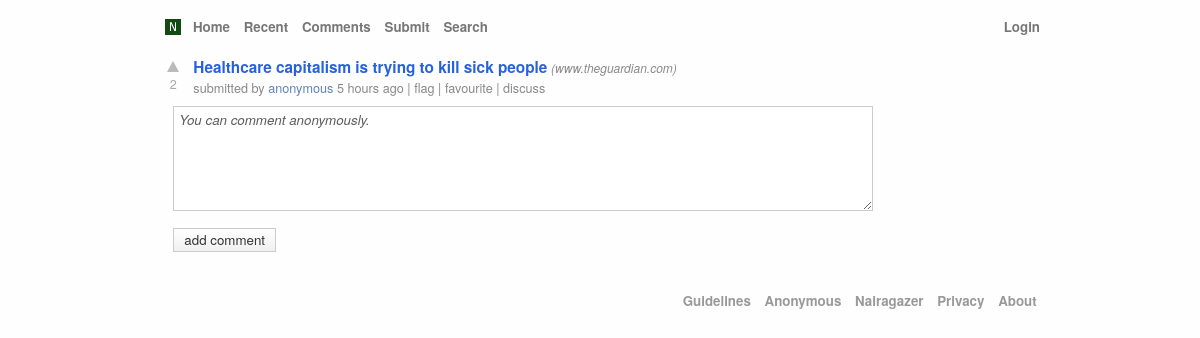
The page /item?id=1 on the database its author committed.
### app/models.py (models this page shows, shortened)
class Post(db.Model):
    id = db.Column(db.Integer, primary_key=True)
    title = db.Column(db.Text, nullable=False)
    ip_address = db.Column(db.Text, nullable=True)
    caption = db.Column(db.Text, nullable=True)
    url = db.Column(db.Text, nullable=True)
    url_base = db.Column(db.Text())
    body = db.Column(db.Text, nullable=True)
    views = db.Column(db.Integer, nullable=False, default=0)
    thumbnail = db.Column(db.Text, nullable=True)
    main_parent_id = db.Column(db.Integer, nullable=False)
    score = db.Column(db.Float, default=0)
    user_id = db.Column(db.Integer, db.ForeignKey('user.id'), nullable=False)
    post_type = db.Column(db.Integer, nullable=False,default=0)
    flagged = db.Column(db.Integer, nullable=False,default=0) # if 1 then it has been deleted elif 2 drafted
    deleted = db.Column(db.Integer, default=0)
    state = db.Column(db.Integer, nullable=False, default=1)
    flag = db.Column(db.Integer, nullable=False, default=0)
    path = db.Column(db.Text, index=True, nullable=False)
    parent_id = db.Column(db.Integer, db.ForeignKey("post.id"), nullable=False)
    group_id = db.Column(db.Integer, db.ForeignKey('group.id'), nullable=False)
    tags = db.relationship('Tag', backref='post', lazy=True)
    votes = db.relationship('Vote', backref='post', lazy=True)
    hides = db.relationship('Hide', backref='post', lazy=True)
    faves = db.relationship('Favourite', backref='post', lazy=True)
    flags = db.relationship('Flag', backref='post', lazy=True)
    misc = db.Column(db.Text, nullable=True)
    date = db.Column(db.DateTime, nullable=False, default=datetime.utcnow)
    def is_deleted(self):
        if self.deleted != 0:
            return True
        return False

class User(db.Model, UserMixin):
    id = db.Column(db.Integer, primary_key=True)
    ip_address = db.Column(db.Text, nullable=True)
    username = db.Column(db.String(30), nullable=False)
    firstname = db.Column(db.String(30), nullable=True)
    lastname = db.Column(db.String(20), nullable=True)
    email = db.Column(db.String(100),unique=True, nullable=True)
    password = db.Column(db.String(20), nullable=False)
    bio = db.Column(db.String(300), nullable=True)
    avatar = db.Column(db.Text, nullable=True)
    location = db.Column(db.Text, nullable=True)
    twitter = db.Column(db.Text, nullable=True)
    karma = db.Column(db.Integer, default=1)
    state = db.Column(db.Integer, nullable=False, default=1)
    flag = db.Column(db.Integer, nullable=False, default=0)
    deleted = db.Column(db.Integer, default=0)
    posts = db.relationship('Post', backref='author', lazy=True)
    votes = db.relationship('Vote', backref='author', lazy=True)
    hides = db.relationship('Hide', backref='author', lazy=True)
    faves = db.relationship('Favourite', backref='author', lazy=True)
    flags = db.relationship('Flag', backref='author', lazy=True)
    groups = db.relationship('Group', backref='author', lazy=True)
    joined = db.relationship('Member', backref='author', lazy=True)
    roles = db.relationship('Role', backref='author', lazy=True)
    misc = db.Column(db.Text, nullable=True)
    timestamp = db.Column(db.DateTime, nullable=False, default=datetime.utcnow)

### app/post/routes.py (the view)
@post.route('/item',methods=['GET','POST'])
def item():
    args = request.args
    if "id" in args:
        try:
            post_id = int(args["id"])
        except Exception as err:
            return abort(404)
        post = Post.query.get(post_id)
        hide,vote,fave = None,None,None
        if current_user.is_authenticated:
            hide = Hide.query.filter_by(post_id=post.id,user_id=current_user.id).first()
            vote = Vote.query.filter_by(post_id=post.id,user_id=current_user.id).first()
            fave = Favourite.query.filter_by(post_id=post.id,user_id=current_user.id).first()
        if post:
            return render_template(
                "item.html",
                title="Item",
                tab="item",
                post=post,
                hide=hide,
                vote=vote,
                fave=fave
            )
    return abort(404)

### app/templates/item.html (shortened to what this page needs)
{% extends "layout.html" %}
{% block content %}
{% set comments,comments_len = get_comments(post) %}
<ol class="stories">
    {% if post.parent_id == 0 %}
        {{ render_template("_post.html",post=post,rank=None) | safe }}
    {% else %}
        {{ render_template("ind_comment.html",post=post,parent=None,ind=False,noreply=False) | safe }}
    {% endif %}
</ol>
<ol class="comments comments1 px24">
    <li class="comments_subtree" id="adc">
        {% if post.parent_id == 0 %}
            <div class="comment comment_form_container" data-shortid="">
                {% if current_user.is_authenticated %}
                    <form id="edit_comment_" method="post" action="{{url_for('post.reply')}}" onsubmit="return submitReply(this,0);" accept-charset="UTF-8">
                        <input type="hidden" name="parent" value="{{ post.id }}">
                        <input type="hidden" name="goto" value="{{ url_for('post.item',id=post.id) }}">
                        <input type="hidden" name="tok" value="{{ custom_encode(str(current_user.username)+':'+str(current_user.id)+':'+str(post.id)) }}">
                        <div style="width: 100%;">
                            <textarea rows="5" placeholder="You can comment anonymously." name="text" id="comment"></textarea>
                            <div class="markdown_help_toggler">
                                <div class="box" style="max-width:97%;margin: 0px;">
                                    <div class="markdown_help_label" onclick="toggle('markdown_help')">
                                        Markdown formatting available
                                    </div>
                                    <div style="clear: both;"></div>
                                    <div class="markdown_help" id="markdown_help" style="padding-top: 0.5em; display: none;margin-bottom: 10px;">
                                        <table>
                                            <tbody>
                                                <tr>
                                                    <td width="125"><em>emphasized text</em></td>
                                                    <td>surround text with <tt>*asterisks*</tt></td>
                                                </tr>
                                                <tr>
                                                    <td><strong>strong text</strong></td>
                                                    <td>surround text with <tt>**two asterisks**</tt></td>
                                                </tr>
                                                <tr>
                                                    <td><strike>struck-through</strike></td>
                                                    <td>surround text with <tt>~~two tilde characters~~</tt></td>
                                                </tr>
                                                <tr>
                                                    <td><tt>fixed width</tt></td>
                                                    <td>surround text with <tt>`backticks`</tt></td>
                                                </tr>
                                                <tr>
                                                    <td><a href="http://example.com/" style="color: inherit; --darkreader-inline-color: inherit;"
                                                            data-darkreader-inline-color="">linked text</a></td>
                                                    <td><tt>[linked text](http://example.com/)</tt> or just a bare URL
                                                        to create without a title</td>
                                                </tr>
                                                <tr>
                                                    <td>
                                                        <blockquote> quoted text</blockquote>
                                                    </td>
                                                    <td>prefix text with <tt>&gt;</tt></td>
                                                </tr>
                                                <tr>
                                                    <td>
                                                        <pre style="margin: 0px;">pre text</pre>
                                                    </td>
                                                    <td>prefix text with at least<tt>&nbsp;&nbsp;&nbsp;&nbsp;4 spaces</tt></td>
                                                </tr>
                                            </tbody>
                                        </table>
                                    </div>
                                </div>
                                <input type="submit" name="commit" value="add comment" class="comment-post">
                                <div style="clear: both;"></div>
                            </div>
                        </div>
                        <p></p>
                    </form>
                {% else %}
                    <form id="edit_comment_" method="post" action="{{url_for('post.reply')}}" onsubmit="return submitReply(this,0);" accept-charset="UTF-8">
                        <div style="width: 100%;">
                            <textarea rows="5" placeholder="You can comment anonymously." name="text" id="comment"></textarea>
                            <div class="markdown_help_toggler">
                                <input type="submit" name="commit" value="add comment" class="comment-post">
                            </div>
                        </div>
                    </form>
                {% endif %}
            </div>
        {% endif %}
    </li>
</ol>
{% endblock %}

### app/templates/_post.html (shortened to what this page needs)
{% set vote,hide,fave = (None,None,None) %}
{% set comments,comments_len = get_comments(post) %}
{% if current_user.is_authenticated %}
    {% set vote,hide,fave,flag = ghv(post.id,current_user.id,f=True) %}
{% endif %}
{% set votes_len = len(post.votes) %}
{% set vote_state = 'un' if vote else 'up' %}
<li class="story {{ 'upvoted' if vote else '' }}" id="p{{ post.id }}">
    <div class="story_liner h-entry">
        <div class="voters">
            {% if current_user.is_authenticated %}
                <a class="upvoter" data-pid="p{{ post.id }}" data-state="{{ vote_state }}" onclick="return vote(this, {{ post.id }})" href="{{url_for('post.vote',id=post.id,state=vote_state,goto=url_for('post.item',id=post.id))}}"></a>
            {% else %}
                <a class="upvoter" href="{{ url_for('auth.login', goto=url_for('post.item',id=post.id)) }}"></a>
            {% endif %}
            <div id="sc{{post.id}}" data-newscore="{{ votes_len-1 if vote else votes_len+1 }}" class="score">{{ votes_len }}</div>
        </div>
        <div class="details">
            {% if not post.is_deleted() %}
                <span class="link h-cite u-repost-of">
                    <a class="u-url" href="{{ post.url if post.url else ''+str(url_for('post.item',id=post.id,_external=True)) }}" rel="ugc noreferrer">{{post.title}}</a>
                </span>
                {% if post.url_base %}
                    <a class="domain" href="{{ url_for('main.site', site=post.url_base) }}">({{ post.url_base }})</a>
                {% endif %}
            {% elif post.is_flagged() %}
                <span class="na">
                    [Post was flagged to death]
                </span>
            {% else %}
                <span class="na">
                    [Post removed by author]
                </span>
            {% endif %}
            <div class="byline">
                submitted by
                <a href="{{ url_for('author.profile',username=post.author.username,_external=True) }}" class="u-author h-card user_is_author">{{ post.author.username }}</a>
                <span title="{{ post.date.strftime('%Y-%m-%d %H:%M:%S') }}">{{ get_sec_diff_str(post.date) }}</span>
                {% if post.author != current_user %}
                    | <a onclick="return req(this, {{ post.id }})" href="{{url_for('post.flag',id=post.id,goto=url_for('post.item',id=post.id))}}" data-rival="{% if flag %}flag{%else%}unflag{% endif %}">
                        {% if flag %}unflag{%else%}flag{% endif %}
                    </a>
                {% endif %}
                |
                <a onclick="return req(this, {{ post.id }})" href="{{url_for('post.fave',id=post.id,goto=url_for('post.item',id=post.id))}}"  data-rival="{% if fave %}favourite{%else%}unfavourite{% endif %}" rel="ugc" target="_blank">
                    {% if fave %}unfavourite{%else%}favourite{% endif %}
                </a>
                <span class="comments_label">
                    |
                    <a href="{{url_for('post.item',id=post.id,_external=True)}}">
                        {% if comments_len > 0 %}
                            {{ comments_len }} comments
                        {% else %}
                            discuss
                        {% endif %}
                    </a>
                </span>
            </div>
        </div>
    </div>
</li>

### rows shown on the page
Post: title "Healthcare capitalism is trying to kill sick people", url_base "www.theguardian.com", date "5 hours ago"
User: author.username "anonymous"

### other values the page prints
{{ 'Naira Threads' if tab == "top" else "Home" }} "Home"
{{ votes_len }} "2"
